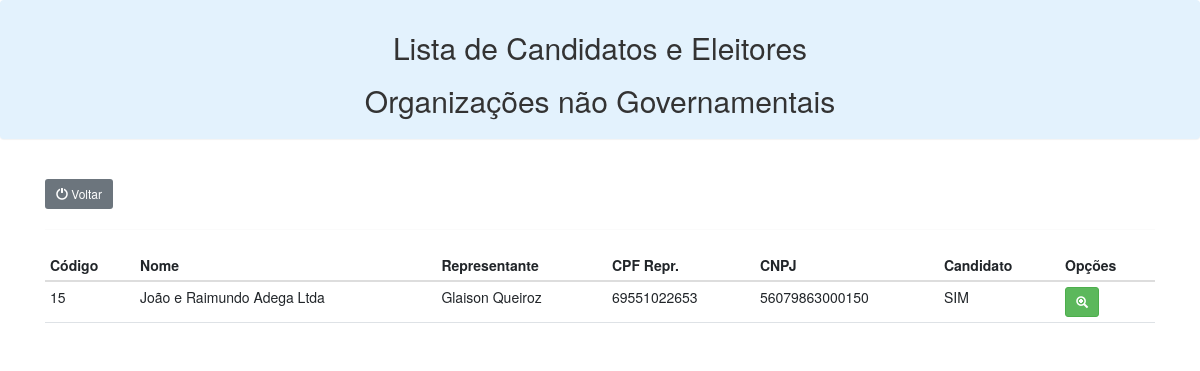
The app's page /lista3.php with its own data.
### tables this page shows
CREATE TABLE IF NOT EXISTS `cadastro` (
  `ID` int NOT NULL AUTO_INCREMENT,
  `CATEGORIA` char(1) NOT NULL,
  `CANDIDATO` char(1) NOT NULL,
  `SUS_UNIDADE` varchar(80) DEFAULT NULL,
  `SUS_NOME` varchar(120) DEFAULT NULL,
  `SUS_RG` varchar(15) DEFAULT NULL,
  `SUS_CPF` varchar(11) DEFAULT NULL,
  `SUS_DATANASC` date DEFAULT NULL,
  `SUS_ENDER` varchar(100) DEFAULT NULL,
  `SUS_BAIRRO` varchar(100) DEFAULT NULL,
  `SUS_CARTAOSUS` varchar(15) DEFAULT NULL,
  `SUS_NATURALIDADE` varchar(50) DEFAULT NULL,
  `SUS_ESCOLARIDADE` varchar(50) DEFAULT NULL,
  `TRABSUS_NOME` varchar(120) DEFAULT NULL,
  `TRABSUS_RG` varchar(15) DEFAULT NULL,
  `TRABSUS_CPF` varchar(11) DEFAULT NULL,
  `TRABSUS_DATANASC` date DEFAULT NULL,
  `TRABSUS_ENDER` varchar(100) DEFAULT NULL,
  `TRABSUS_BAIRRO` varchar(100) DEFAULT NULL,
  `TRASUS_ESTABELECIMENTO` varchar(100) DEFAULT NULL,
  `TRABSUS_ENDERLOCALTRAB` varchar(100) DEFAULT NULL,
  `TRAB_SUS_VINCULO` varchar(80) DEFAULT NULL,
  `TRABSUS_ESCOLARIDADE` varchar(50) DEFAULT NULL,
  `TRASUS_CARGO` varchar(80) DEFAULT NULL,
  `ORG_NOMEORG` varchar(100) DEFAULT NULL,
  `ORG_ENDERORG` varchar(100) DEFAULT NULL,
  `ORG_TELEFONE` varchar(15) DEFAULT NULL,
  `ORG_EMAIL` varchar(150) DEFAULT NULL,
  `ORG_CNPJ` varchar(14) DEFAULT NULL,
  `ORG_FUNDACAO` date DEFAULT NULL,
  `ORG_NOMEREPRESENTANTE` varchar(120) DEFAULT NULL,
  `ORG_ENDERREPRE` varchar(100) DEFAULT NULL,
  `ORG_FONEREPRE` varchar(15) DEFAULT NULL,
  `ORG_EMAILREPRE` varchar(150) DEFAULT NULL,
  `ORG_ESCOLARIDADEREPRE` varchar(50) DEFAULT NULL,
  `ORG_RGREPRE` varchar(15) DEFAULT NULL,
  `ORG_CPFREPRE` varchar(11) DEFAULT NULL,
  `ORG_DATANASCREPRE` date DEFAULT NULL,
  `ORG_CARGOREPRE` varchar(80) DEFAULT NULL,
  `APRESENTACAO` blob,
  `FOTO` varchar(255) DEFAULT NULL,
  `VOTOU` char(1) DEFAULT NULL,
  PRIMARY KEY (`ID`)
);

### lista3.php (the view, shortened to what this page needs)
<!doctype html>
<html lang="en">
<head>
    <link rel="stylesheet" href="https://cdn.jsdelivr.net/npm/bootstrap@5.3.0-alpha1/dist/css/bootstrap.min.css">
    <link rel="stylesheet" href="https://maxcdn.bootstrapcdn.com/bootstrap/3.3.7/css/bootstrap.min.css">
    <link href="https://nightly.datatables.net/css/jquery.dataTables.css" rel="stylesheet" type="text/css" />
</head>
<body>
    <div class="panel panel-light" style="background-color: #e3f2fd;">
        <div class="panel-heading text-center">
            <h2>Lista de Candidatos e Eleitores </h2>
            <h2>Organizações não Governamentais</h2>
        </div>
    </div>
    <br>
    <div class="container -my5">
        <a class="btn btn-secondary btn-sm" href="/conselhosaude/lista.php"><span class="glyphicon glyphicon-off"></span> Voltar</a>
        <hr>
        <table class="table display table-hover  table-condensed tablista">
            <thead class="thead-dark">
                <tr>
                    <th scope="col">Código</th>
                    <th scope="col">Nome</th>
                    <th scope="col">Representante</th>
                    <th scope="col">CPF Repr.</th>
                    <th scope="col">CNPJ</th>
                    <th scope="col">Candidato</th>
                    <th scope="col">Opções</th>
                </tr>
            </thead>
            <tbody>
                <?php
                $servername = 'localhost';
                $username = 'root';
                $password =  '';
                $database = 'eleicaosaude';
                $conection = new mysqli($servername, $username, $password, $database);
                $c_sql = "SELECT id, ORG_NOMEORG, ORG_CPFREPRE, ORG_CNPJ, ORG_NOMEREPRESENTANTE, candidato FROM cadastro where cadastro.categoria='3'";
                $result = $conection->query($c_sql);
                while ($c_linha = $result->fetch_assoc()) {
                    if ($c_linha['candidato'] == 'S') {
                        $c_tipocadastro = "SIM";
                    } else {
                        $c_tipocadastro = "NÃO";
                    }
                    echo "
                    <tr>
                    <td>$c_linha[id]</td>
                    <td>$c_linha[ORG_NOMEORG]</td>
                    <td>$c_linha[ORG_NOMEREPRESENTANTE]</td>
                    <td>$c_linha[ORG_CPFREPRE]</td>
                    <td>$c_linha[ORG_CNPJ]</td>
                    <td>$c_tipocadastro</td>
                    <td>
                    <a class='btn btn-success btn-sm' title='Abrir detalahamento do item' href='/conselhosaude/detalhe3.php?id=$c_linha[id]'><span class='glyphicon glyphicon-zoom-in'></span></a>
                    </td>
                    </tr>
                    ";
                }
                ?>
            </tbody>
        </table>
    </div>
</body>
</html>

### records on screen
cadastro: ID "15", ORG_NOMEORG "João e Raimundo Adega Ltda", ORG_NOMEREPRESENTANTE "Glaison Queiroz", ORG_CPFREPRE "69551022653", ORG_CNPJ "56079863000150", CANDIDATO "SIM"
